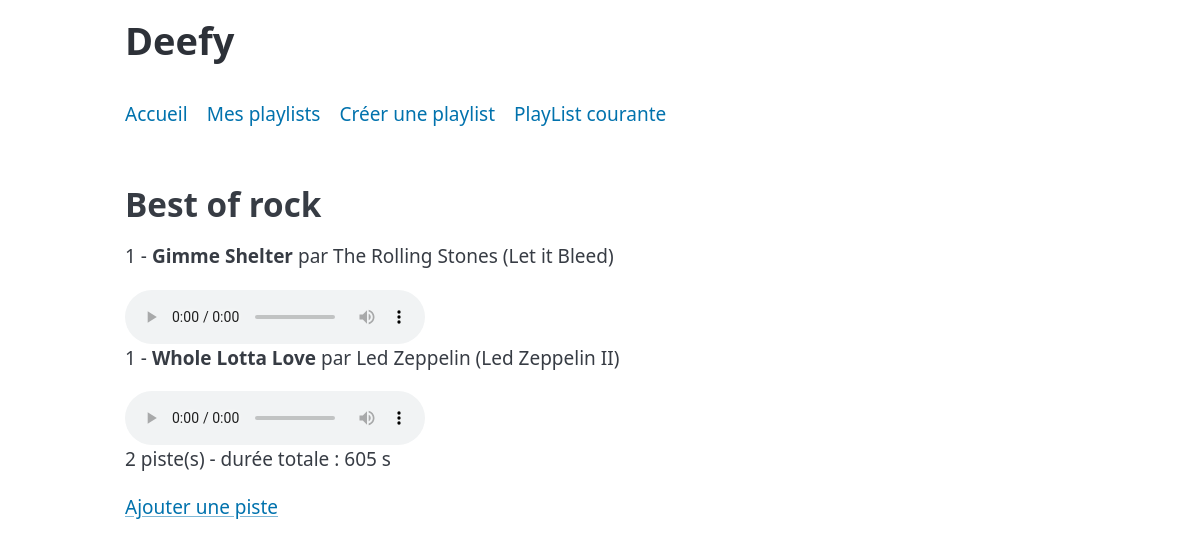
/?action=playlist&id=1, run on an earlier commit of the app's database.
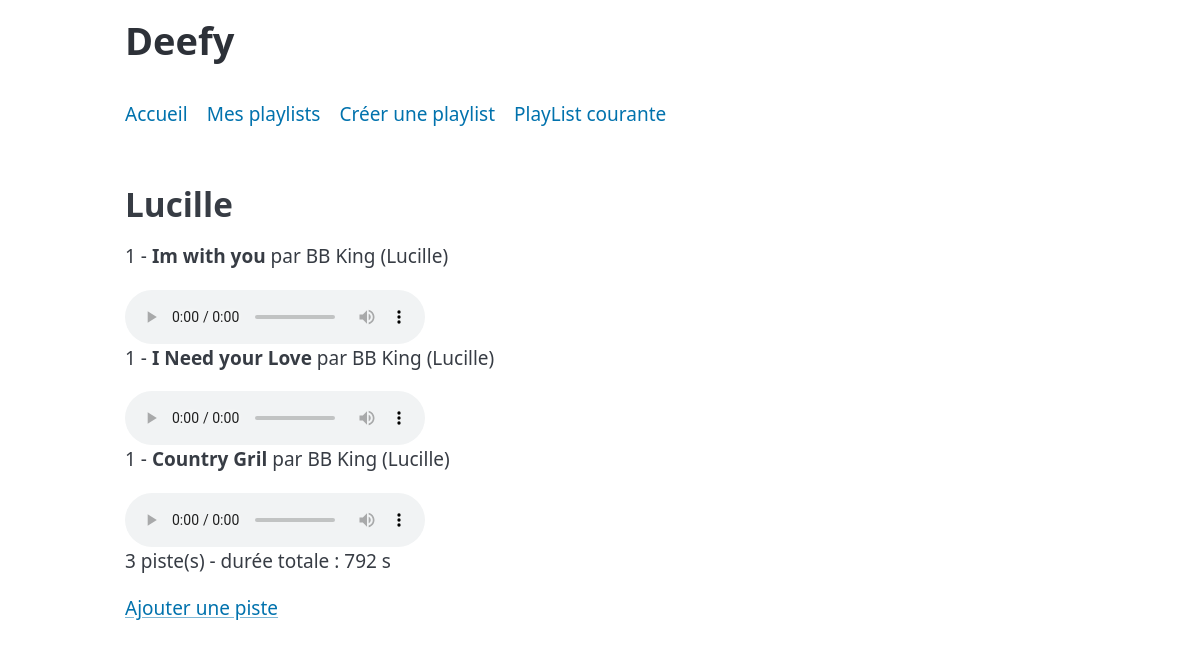
And on a later commit of the database.
### tables this page shows
CREATE TABLE playlist (
id INT NOT NULL AUTO_INCREMENT,
nom VARCHAR(100) NOT NULL,
PRIMARY KEY (id)
);

CREATE TABLE track (
id INT NOT NULL AUTO_INCREMENT,
titre VARCHAR(100) NOT NULL,
genre VARCHAR(30) DEFAULT NULL,
duree INT DEFAULT 0,
filename VARCHAR(100) NOT NULL,
type CHAR(1) NOT NULL,
artiste_album VARCHAR(100) DEFAULT NULL,
titre_album VARCHAR(100) DEFAULT NULL,
annee_album INT DEFAULT NULL,
numero_album INT DEFAULT NULL,
auteur_podcast VARCHAR(100) DEFAULT NULL,
date_posdcast DATE DEFAULT NULL,
PRIMARY KEY (id)
);

### src/classes/audio/lists/AudioList.php (called while the page is built, shortened)
<?php
class AudioList
{
    public function __get(string $attrName): mixed
    {
        if (property_exists($this, $attrName)) {
            return $this->$attrName;
        }
        throw new InvalidPropertyNameException("invalid property : $attrName");
    }
}

### src/classes/action/Action.php (called while the page is built, shortened)
<?php
abstract class Action
{
    public function execute(): string
    {
        return $this->executeGet();
    }
    public function __invoke(): string
    {
        return $this->execute();
    }
}

### index.php (called while the page is built, shortened)
<?php
$dispatcher = new Dispatcher();
$dispatcher->addRoute('default', DefaultAction::class)
    ->addRoute('my-playlists', MyPlaylistsAction::class)
    ->addRoute('playlist', DisplayPlaylistAction::class)
    ->addRoute('add-playlist', AddPlaylistAction::class)
    ->addRoute('add-track', AddPodcastTrackAction::class);
$dispatcher->run();

### src/classes/repository/DeefyRepository.php (called while the page is built, shortened)
<?php
class DeefyRepository
{
    private PDO $pdo;
    private static ?DeefyRepository $instance = null;
    private static array $config = [];
    private function __construct(array $conf)
    {
        $dsn = "mysql:host={$conf['host']};dbname={$conf['database']};charset=utf8";
        $this->pdo = new PDO($dsn, $conf['username'], $conf['password'], [
            PDO::ATTR_ERRMODE => PDO::ERRMODE_EXCEPTION,
            PDO::ATTR_DEFAULT_FETCH_MODE => PDO::FETCH_ASSOC,
        ]);
    }
    public static function setConfig(string $file): void
    {
        $conf = parse_ini_file($file);
        self::$config = $conf;
    }
    public static function getInstance(): DeefyRepository
    {
        if (self::$instance === null) {
            self::$instance = new DeefyRepository(self::$config);
        }
        return self::$instance;
    }
    public function findPlaylistById(int $id): ?PlayList
    {
        $stmt = $this->pdo->prepare("SELECT id, nom FROM playlist WHERE id = ?");
        $stmt->execute([$id]);
        $row = $stmt->fetch();
        $stmt = $this->pdo->prepare(
            "SELECT track.* FROM track
             INNER JOIN playlist2track ON track.id = playlist2track.id_track
             WHERE playlist2track.id_pl = ?
             ORDER BY playlist2track.no_piste_dans_liste"
        );
        $stmt->execute([$id]);
        $pistes = [];
        foreach ($stmt->fetchAll() as $t) {
            $pistes[] = $this->creerPiste($t);
        }
        $pl = new PlayList($row['nom'], $pistes);
        $pl->setId((int) $row['id']);
        return $pl;
    }
    private function creerPiste(array $t): AudioTrack
    {
        if ($t['type'] === 'A') {
            $piste = new AlbumTrack($t['titre'], $t['filename'] ?? '', $t['titre_album'] ?? '', (int) $t['numero_album']);
            $piste->setArtiste($t['artiste_album'] ?? '');
            $piste->setAnnee((int) $t['annee_album']);
        } else {
            $piste = new PodcastTrack($t['titre'], $t['filename'] ?? '');
            $piste->setAuteur($t['auteur_podcast'] ?? '');
            $piste->setDate($t['date_posdcast'] ?? '');
        }
        $piste->setGenre($t['genre'] ?? '');
        $piste->setDuree((int) $t['duree']);
        $piste->setId((int) $t['id']);
        return $piste;
    }
}

### src/classes/audio/tracks/AudioTrack.php (called while the page is built, shortened)
<?php
class AudioTrack
{
    public function __get(string $attrName): mixed
    {
        if (property_exists($this, $attrName)) {
            return $this->$attrName;
        }
        throw new InvalidPropertyNameException("invalid property : $attrName");
    }
}

### src/classes/render/AlbumTrackRenderer.php (the view, shortened to what this page needs)
<?php
class AlbumTrackRenderer extends AudioTrackRenderer
{
    protected function compact(): string
    {
        $t = $this->track;
        return "<div class=\"piste\">"
            . "<p>{$t->numero} - <strong>{$this->e($t->titre)}</strong> par {$this->e($t->artiste)}"
            . " ({$this->e($t->album)})</p>"
            . $this->audio()
            . "</div>";
    }
}

### src/classes/action/DisplayPlaylistAction.php (shortened to what this page needs)
<?php
class DisplayPlaylistAction extends Action
{
    protected function executeGet(): string
    {
        if (isset($_GET['id'])) {
            $id = filter_var($_GET['id'], FILTER_VALIDATE_INT);
            $pl = DeefyRepository::getInstance()->findPlaylistById($id);
        }
        $pl = unserialize($_SESSION['playlist']);
        $r = new AudioListRenderer($pl);
        return $r->render(Renderer::COMPACT)
            . "<p><a href=\"?action=add-track\">Ajouter une piste</a></p>";
    }
}

### src/classes/render/AudioListRenderer.php (shortened to what this page needs)
<?php
class AudioListRenderer implements Renderer
{
    private AudioList $liste;
    public function __construct(AudioList $liste)
    {
        $this->liste = $liste;
    }
    public function render(int $selector = Renderer::COMPACT): string
    {
        $html = "<h2>" . filter_var($this->liste->nom, FILTER_SANITIZE_SPECIAL_CHARS) . "</h2>";
        foreach ($this->liste->pistes as $piste) {
            if ($piste instanceof AlbumTrack) {
                $r = new AlbumTrackRenderer($piste);
            } elseif ($piste instanceof PodcastTrack) {
                $r = new PodcastRenderer($piste);
            } else {
                continue;
            }
            $html .= $r->render(Renderer::COMPACT);
        }
        $html .= "<p>{$this->liste->nbPistes} piste(s) - durée totale : {$this->liste->dureeTotale} s</p>";
        return $html;
    }
}

### src/classes/render/AudioTrackRenderer.php (shortened to what this page needs)
<?php
abstract class AudioTrackRenderer implements Renderer
{
    protected AudioTrack $track;
    public function __construct(AudioTrack $track)
    {
        $this->track = $track;
    }
    public function render(int $selector): string
    {
        switch ($selector) {
            case Renderer::COMPACT:
            default:
                return $this->compact();
        }
    }
    protected function audio(): string
    {
        $fichier = 'audio/' . $this->e($this->track->nomFichier);
        return "<audio controls src=\"$fichier\"></audio>";
    }
    protected function e(string $texte): string
    {
        return filter_var($texte, FILTER_SANITIZE_SPECIAL_CHARS);
    }
}

### src/classes/dispatch/Dispatcher.php (shortened to what this page needs)
<?php
class Dispatcher
{
    public function run(): void
    {
        $act = new $class();
        try {
            $html = $act();
        } catch (\PDOException $e) {
            $html = "<p>Erreur avec la base de données.</p>";
        }
        $this->renderPage($html);
    }
    private function renderPage(string $html): void
    {
        echo <<<HTML
        <!DOCTYPE html>
        <html lang="fr">
        <head>
            <meta charset="utf-8">
            <meta name="viewport" content="width=device-width, initial-scale=1">
            <title>Deefy</title>
            <link rel="stylesheet" href="https://cdn.jsdelivr.net/npm/@picocss/pico@2/css/pico.min.css">
        </head>
        <body>
            <header class="container">
                <h1>Deefy</h1>
                <nav>
                    <ul>
                        <li><a href="?action=default">Accueil</a></li>
                        <li><a href="?action=my-playlists">Mes playlists</a></li>
                        <li><a href="?action=add-playlist">Créer une playlist</a></li>
                        <li><a href="?action=playlist">PlayList courante</a></li>
                    </ul>
                </nav>
            </header>
            <main class="container">
                $html
            </main>
        </body>
        </html>
        HTML;
    }
}

What changed in the data, as far as the page shows it:
no longer on this page (row edited): playlist: nom "Best of rock"
removed track: numero "1", titre "Gimme Shelter", artiste_album "The Rolling Stones", titre_album "Let it Bleed"
now on this page (row edited): track: titre_album "Lucille", numero_album "1", titre "Country Gril", artiste_album "BB King", id "3"
added track: numero "1", titre "Im with you", artiste_album "BB King", titre_album "Lucille"
changed track: titre "Whole Lotta Love" → "I Need your Love"; artiste_album "Led Zeppelin" → "BB King"; titre_album "Led Zeppelin II" → "Lucille"
Also different on the page:
$this->liste->dureeTotale: "605" → "792"
$this->liste->nbPistes: "2" → (not shown)
